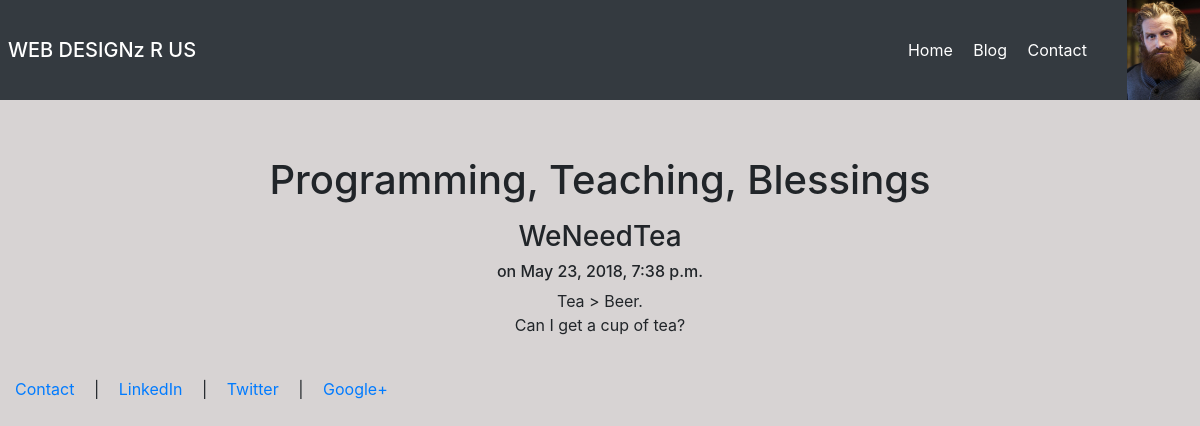
The app's page /blog/2/ with its own data.
### blog/models.py (models this page shows, shortened)
class Post(models.Model):
    title = models.CharField(max_length=140)
    body = models.TextField()
    date = models.DateTimeField()

### blog/templates/blog/post.html
{% extends "personae/header.html" %}
{% block content %}
  <h3>{{post.title}}</h3>
  <h6>on {{post.date}}</h6>
  {{post.body|safe|linebreaks}}
{% endblock %}

### personae/templates/personae/header.html (style rules this page uses)
html, body { height:100% }

### records on screen
Post: title "WeNeedTea", date "May 23, 2018, 7:38 p.m.", body "Tea > Beer. Can I get a cup of tea?"
